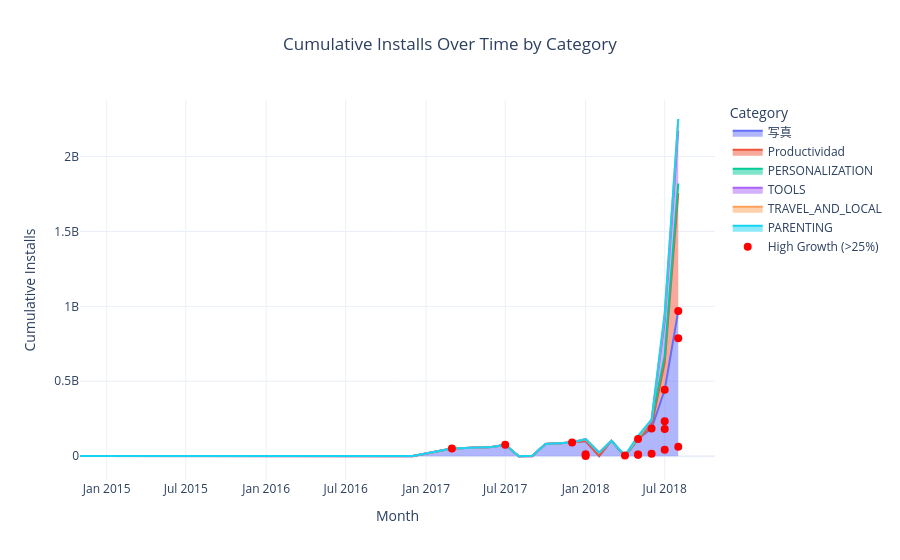

The notebook cell saved with this chart:
### Code cell
fig_task4.update_layout(
    template='plotly_white',
    title_x=0.5,
    xaxis_title="Month",
    yaxis_title="Cumulative Installs"
)

### Figure 1 — Plotly figure (JSON) as saved in the notebook; plotly's stock layout.template omitted (floating-point values rounded to 4 significant figures)
{"data": [{"fillpattern": {"shape": ""}, "hovertemplate": "Category=写真<br>Month=%{x}<br>Cumulative_Installs=%{y}<extra></extra>", "legendgroup": "写真", "line": {"color": "#636efa"}, "marker": {"symbol": "circle"}, "mode": "lines", "name": "写真", "orientation": "v", "showlegend": true, "stackgroup": "1", "type": "scatter", "x": ["2014-11", "2017-03", "2017-06", "2017-07", "2017-10", "2017-12", "2018-01", "2018-03", "2018-05", "2018-06", "2018-07", "2018-08"], "xaxis": "x", "y": [1000000, 51000000, 61000000, 76000000, 81000000, 91000000, 101000000, 103000000, 114000000, 185000000, 443000000, 969500000], "yaxis": "y"}, {"fillpattern": {"shape": ""}, "hovertemplate": "Category=Productividad<br>Month=%{x}<br>Cumulative_Installs=%{y}<extra></extra>", "legendgroup": "Productividad", "line": {"color": "#EF553B"}, "marker": {"symbol": "circle"}, "mode": "lines", "name": "Productividad", "orientation": "v", "showlegend": true, "stackgroup": "1", "type": "scatter", "x": ["2016-10", "2018-02", "2018-06", "2018-07", "2018-08"], "xaxis": "x", "y": [1000000, 1100000, 16100000, 182100000, 787100000], "yaxis": "y"}, {"fillpattern": {"shape": ""}, "hovertemplate": "Category=PERSONALIZATION<br>Month=%{x}<br>Cumulative_Installs=%{y}<extra></extra>", "legendgroup": "PERSONALIZATION", "line": {"color": "#00cc96"}, "marker": {"symbol": "circle"}, "mode": "lines", "name": "PERSONALIZATION", "orientation": "v", "showlegend": true, "stackgroup": "1", "type": "scatter", "x": ["2016-12", "2017-09", "2018-01", "2018-02", "2018-06", "2018-07", "2018-08"], "xaxis": "x", "y": [1000000, 2000000, 12000000, 22000000, 32000000, 43500000, 63500000], "yaxis": "y"}, {"fillpattern": {"shape": ""}, "hovertemplate": "Category=TOOLS<br>Month=%{x}<br>Cumulative_Installs=%{y}<extra></extra>", "legendgroup": "TOOLS", "line": {"color": "#ab63fa"}, "marker": {"symbol": "circle"}, "mode": "lines", "name": "TOOLS", "orientation": "v", "showlegend": true, "stackgroup": "1", "type": "scatter", "x": ["2017-08", "2018-01", "2018-05", "2018-07", "2018-08"], "xaxis": "x", "y": [50000, 1050000, 11050000, 233650000, 353650000], "yaxis": "y"}, {"fillpattern": {"shape": ""}, "hovertemplate": "Category=TRAVEL_AND_LOCAL<br>Month=%{x}<br>Cumulative_Installs=%{y}<extra></extra>", "legendgroup": "TRAVEL_AND_LOCAL", "line": {"color": "#FFA15A"}, "marker": {"symbol": "circle"}, "mode": "lines", "name": "TRAVEL_AND_LOCAL", "orientation": "v", "showlegend": true, "stackgroup": "1", "type": "scatter", "x": ["2017-10", "2018-04", "2018-06", "2018-07", "2018-08"], "xaxis": "x", "y": [50000, 5050000, 11050000, 42150000, 77250000], "yaxis": "y"}, {"fillpattern": {"shape": ""}, "hovertemplate": "Category=PARENTING<br>Month=%{x}<br>Cumulative_Installs=%{y}<extra></extra>", "legendgroup": "PARENTING", "line": {"color": "#19d3f3"}, "marker": {"symbol": "circle"}, "mode": "lines", "name": "PARENTING", "orientation": "v", "showlegend": true, "stackgroup": "1", "type": "scatter", "x": ["2018-03", "2018-05", "2018-07"], "xaxis": "x", "y": [100000, 10100000, 10700000], "yaxis": "y"}, {"marker": {"color": "red", "size": 8}, "mode": "markers", "name": "High Growth (>25%)", "type": "scatter", "x": ["2017-03", "2017-07", "2017-12", "2018-01", "2018-01", "2018-04", "2018-05", "2018-05", "2018-05", "2018-06", "2018-06", "2018-07", "2018-07", "2018-07", "2018-07", "2018-08", "2018-08", "2018-08"], "y": [51000000, 76000000, 91000000, 12000000, 1050000, 5050000, 10100000, 11050000, 114000000, 16100000, 185000000, 182100000, 233650000, 42150000, 443000000, 63500000, 787100000, 969500000]}], "layout": {"legend": {"title": {"text": "Category"}, "tracegroupgap": 0}, "title": {"text": "Cumulative Installs Over Time by Category", "x": 0.5}, "xaxis": {"anchor": "y", "domain": [0, 1], "title": {"text": "Month"}}, "yaxis": {"anchor": "x", "domain": [0, 1], "title": {"text": "Cumulative Installs"}}}}
